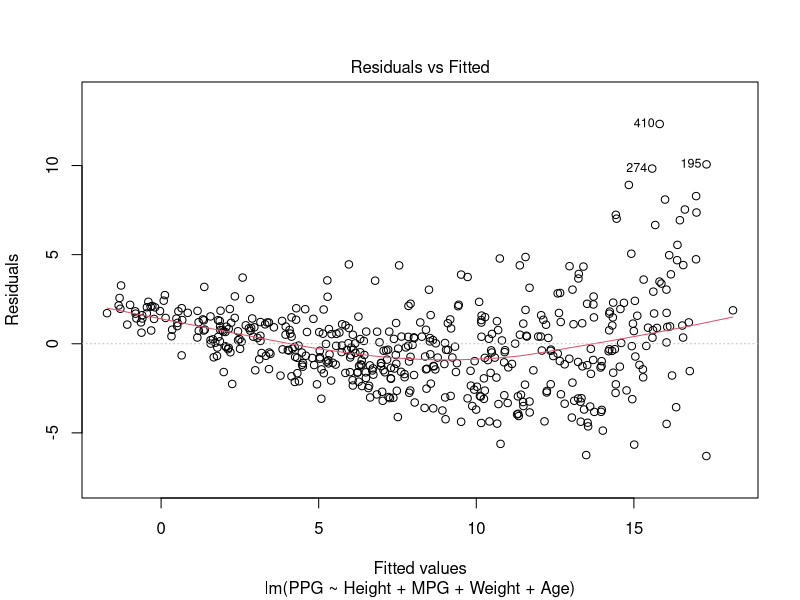
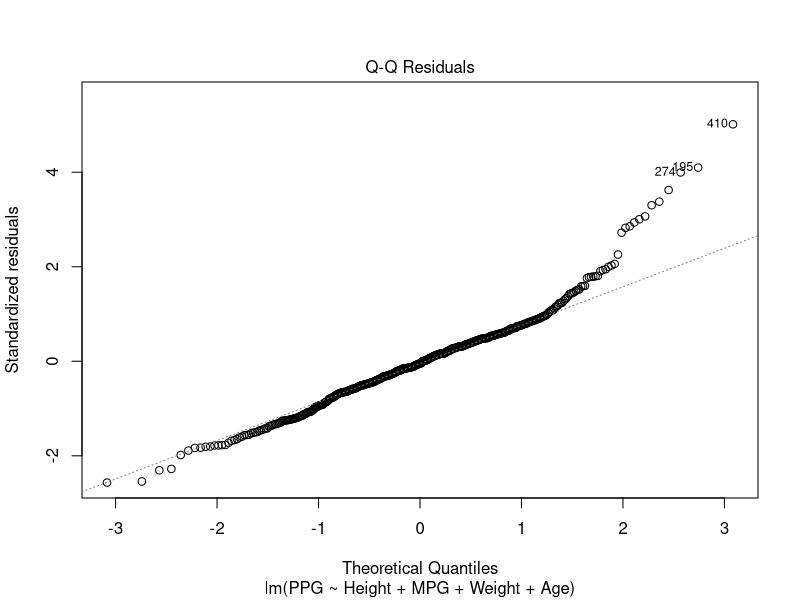
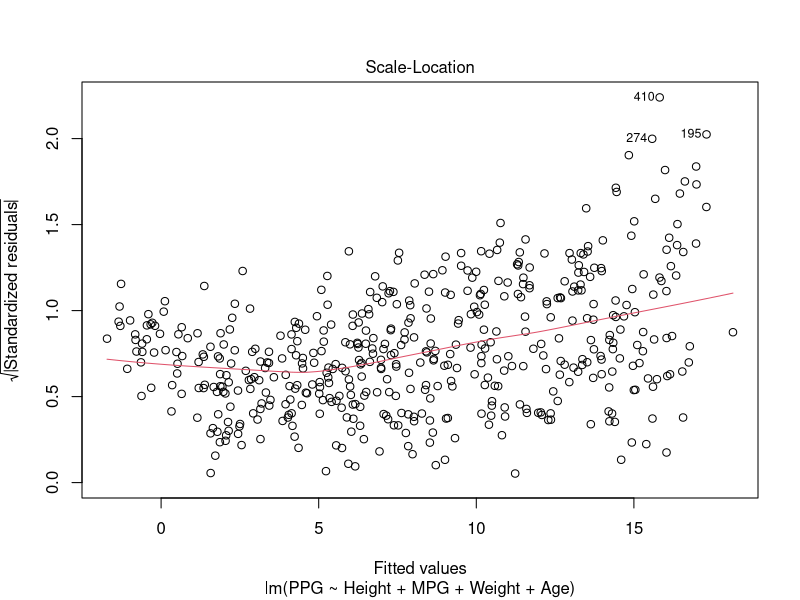
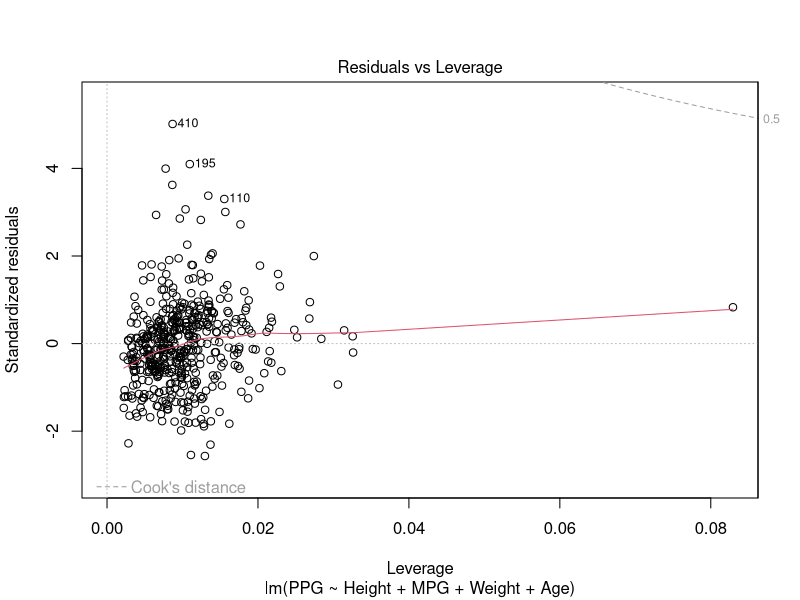
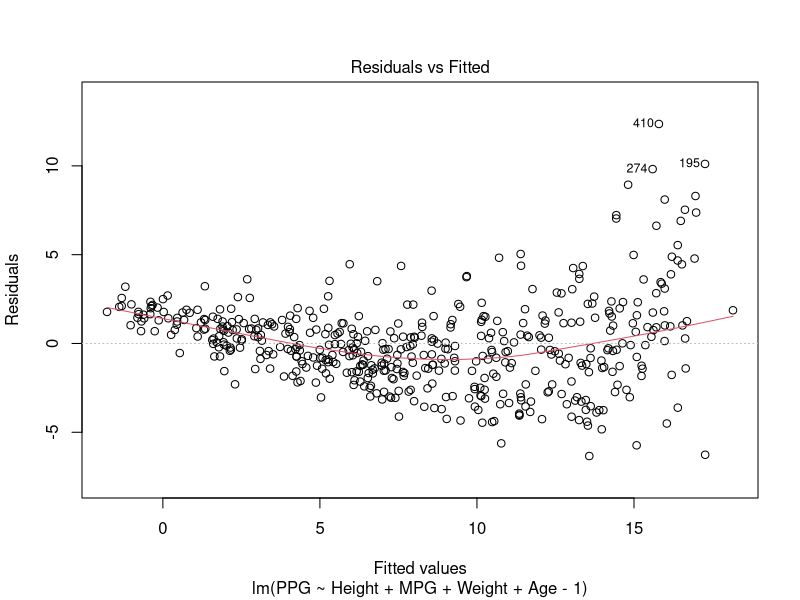
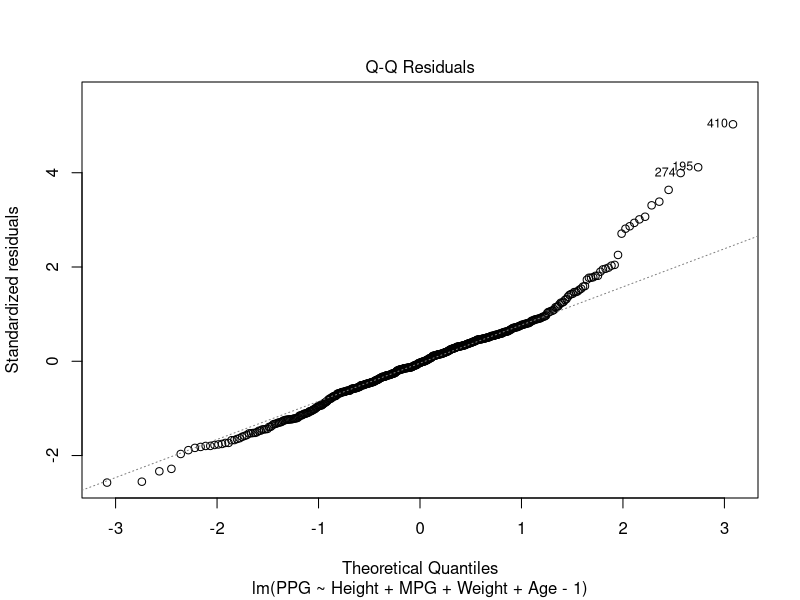
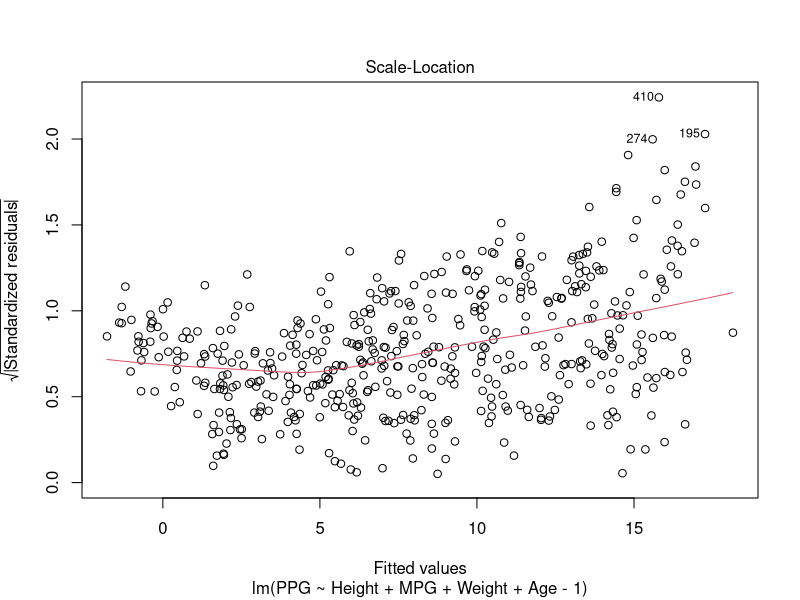
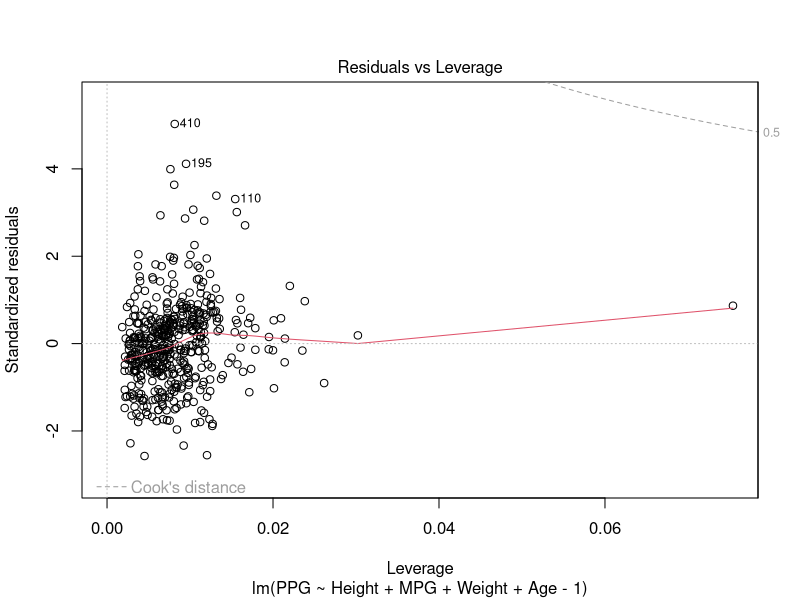

Here is the R script that generated these plots, in order: (Note: this script raises an error after producing the figures.)
setwd("C:/Users/micha/Documents/GitHub/ModelsOfLinearRegression")
library(readxl)
library(car)
library(mclust)
data <- read_excel("data.xlsx")
data$PPG <- round(data$PTS / data$`Games Played`, 2)
data$MPG <- round(data$MIN / data$`Games Played`, 2)
data$FTAPG <- round(data$FTA / data$`Games Played`, 2)
data$FGAPG <- round(data$FGA / data$`Games Played`, 2)
data$ThreeAPG <- round(data$ThreePA / data$`Games Played`, 2)
data$Pos <- as.factor(data$Pos)
data$Birth_Place <- as.factor(data$Birth_Place)

N<-1000 #powtórzenia Monte Carlo
checkConstMean <- function(res){# test stałej średniej residuów
  mean(
    sapply(1:N, function(...){
      t.test(sample(res,500))$p.value<0.05     
    })
  )
}
checkConstVar <- function(res){ # test stałej wariancji residuów
  mean(
    sapply(1:N, function(...){
      var.test(sample(res,500), sample(res,500))$p.value<0.05 
    })
  )
}

#MODEL1 - Wpływ fizyczności i czasu gry na zdobywane punkty
#1 same zmienne ciagle 
########################################################################
model_physical_1 <- lm(PPG ~ Height + MPG + Weight + Age, data = data)
summary(model_physical_1)
AIC(model_physical_1)
logLik(model_physical_1) 
shapiro.test(residuals(model_physical_1))
plot(model_physical_1)

model_physical_4 <- lm(PPG ~ Height + MPG + Weight + Age - 1, #to tworzy nowe odstające :x
                       data = data)
summary(model_physical_4)
plot(model_physical_4)
AIC(model_physical_4)
logLik(model_physical_4) 
shapiro.test(residuals(model_physical_4))
shapiro.test(residuals(model_physical_4)[-c(64, 110, 195, 274, 302, 410, 434 )])

model_physical_2 <- lm(PPG ~ MPG + Weight + Age - 1, data = data)
summary(model_physical_2)
AIC(model_physical_2)
logLik(model_physical_2) 
#plot(model_physical_2)
shapiro.test(residuals(model_physical_2))

model_physical_3 <- lm(PPG ~ MPG + BMI + Age - 1, data = data)
summary(model_physical_3)
AIC(model_physical_3)
logLik(model_physical_3)
#plot(model_physical_3)
shapiro.test(residuals(model_physical_3))

model_offense <- lm(PPG ~ FGAPG + FGp + ThreeAPG + ThreePp + FTAPG + FTp - 1, 
                    data = data)
summary(model_offense)
AIC(model_offense)
logLik(model_offense) 
shapiro.test(residuals(model_offense))
plot(model_offense)
#temp1 <- c(which(abs(residuals(model11)/sd(residuals(model11))) >= 3))
#temp2<- c(which(hatvalues(model11) > 6/length(residuals(model11)) * 3))
#[-temp1,]


########################################################
#2 dodatowe kategoryczne - Position
model_position <- lm(PPG ~ Pos + MPG + Age - 1, data = data) #jedna wyrzuca i dodaje jako stałą
summary(model_position)
AIC(model_position)
logLik(model_position)
shapiro.test(residuals(model_position))

#3 jeden z interakcjami - Birth_place  * tam gdzie interackja
# gracze z US grają więcej minut, wiecej zaufania od trenerów
model_origin <- lm(PPG ~  MPG * Birth_Place - 1, data = data) #jedna wyrzuca i dodaje jako stałą
summary(model_origin) #AGE JAKO INTERAKCJA?
AIC(model_origin)
logLik(model_origin)
shapiro.test(residuals(model_origin))

Anova(model_physical_1, type = 2)
anova(model_physical_1, model_physical_2, model_physical_3, model_physical_4)
mydata <- data.frame(data$PPG,  data$MPG, data$Height, data$Weight)
cor(mydata)
plot(model_physical_4)
abline(h = c(-3,3), col = "blue")  #odstające
abline(v = 4/length(residuals(model_physical_4)) * 3, col = "red") #wysoka dźwignia
which(abs(residuals(model_physical_4)/sd(residuals(model_physical_4))) > 3)
#Które są odstające dla modelu 4

#t.test(residuals(model))
#cor(data$PPG, data$PPG*data$MPG) tak sie interakcje znajduje?

temp<-c()
dowywalenia <- c()
i<-0
dane <- data.frame(data)
while (i==0){
model_physical_4 <- lm(PPG ~ Height + MPG + Weight + Age - 1, #to tworzy nowe odstające :x
                       data = dane) 
if (shapiro.test(residuals(model_physical_4))$`p.value` > 0.05)  {
  print('SW')
  break
  }
temp <- c(which(abs(residuals(model_physical_4)/sd(residuals(model_physical_4))) > 3))
if ( length(temp) == 0) {
  print('Brak odstajacych') 
  break
}
dowywalenia <- c(dowywalenia, temp)
dane <- dane[-temp,]
}
shapiro.test(residuals(model_physical_4))
View(dane)

temp2 <- c(which(hatvalues(model_physical_4) > 4/length(residuals(model_physical_4)) * 3))
dane <- dane[-temp2,]

###############3

dane <- data.frame(data)
temp1 <- c()
temp2 <- c()
while (TRUE){
  model11 <- lm(PPG ~ FGAPG + FG_p + ThreeAPG + ThreeP_p + FTAPG + FT_p - 1, 
                data = dane)
  shapiro.test(residuals(model11))
  if (shapiro.test(residuals(model11))$`p.value` > 0.05) {
    print('SW')
    break}
  if(length(dane)==0){
    print('empty')
    break
  }
  if(length(temp1)==0){
    print('temp1 out')
  }else{
    dane <- dane[-temp1,]
  }
  
  if(length(temp2)==0){
    print('temp2 out')
  }else{
    dane <- dane[-temp2,]
  }
  temp1 <- c(which(abs(residuals(model11)/sd(residuals(model11))) > 3))
  temp2 <- c(which(hatvalues(model11) > 6/length(residuals(model11)) * 3))
  if(length(temp2)==0 & length(temp1)==0){
    break
  }
}
###########################
model_offense <- lm(PPG ~ FGAPG + FGp + ThreeAPG + ThreePp + FTAPG + FTp - 1, 
              data = data)
summary(model_offense)
AIC(model_offense)
logLik(model_offense) 
shapiro.test(residuals(model_offense))
plot(model_offense)
#temp1 <- c(which(abs(residuals(model11)/sd(residuals(model11))) >= 3))
#temp2<- c(which(hatvalues(model11) > 6/length(residuals(model11)) * 3))
#[-temp1,]
